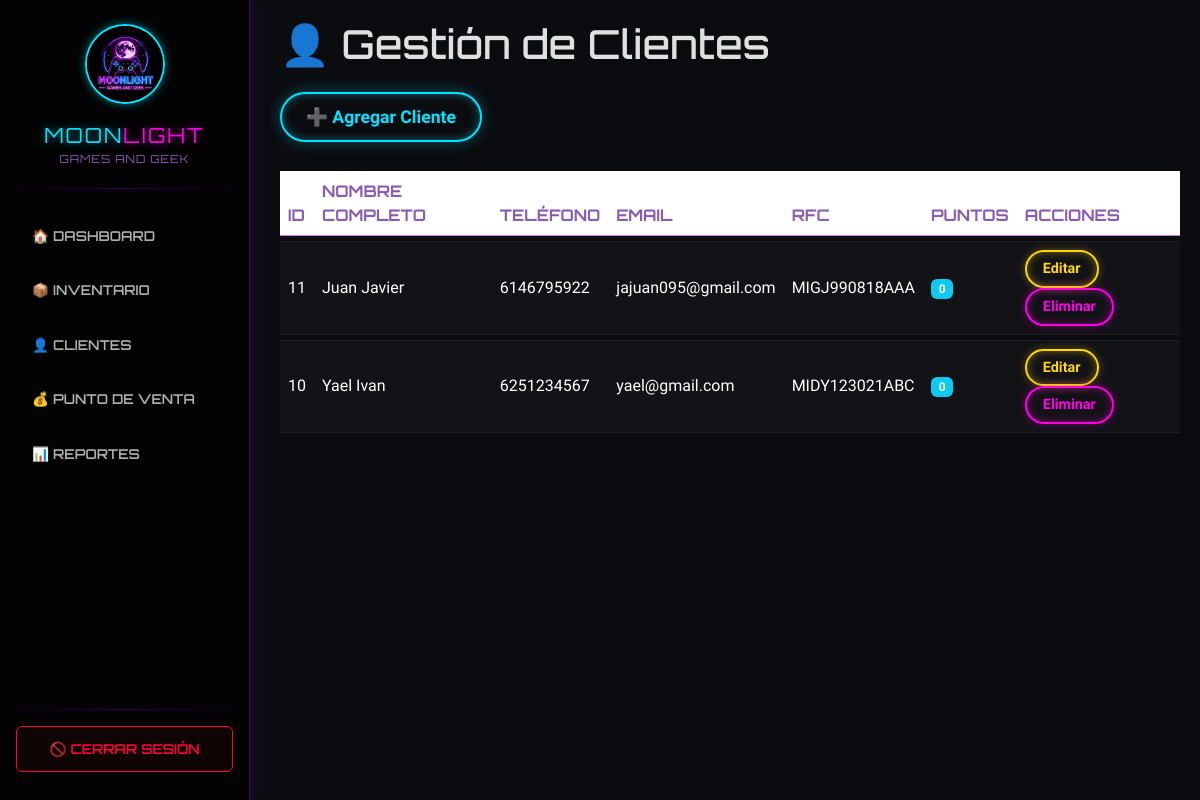
Screenshot of /index.php?controller=Cliente&action=listar (signed in) with the database file from the repository.
### tables this page shows
CREATE TABLE `clientes` (
  `id_cliente` int(11) NOT NULL,
  `nombre` varchar(100) NOT NULL,
  `telefono` varchar(15) DEFAULT NULL,
  `email` varchar(100) DEFAULT NULL,
  `rfc` varchar(13) DEFAULT NULL,
  `puntos_acumulados` int(11) DEFAULT 0,
  `fecha_registro` timestamp NOT NULL DEFAULT current_timestamp()
);

### app/controllers/ClienteController.php (called while the page is built, shortened)
<?php
require_once __DIR__ . '/../models/ClienteModel.php';
class ClienteController {
    public function listar() {
        $model = new ClienteModel();
        $clientes = $model->obtenerTodos();
        require_once $_SERVER['DOCUMENT_ROOT'] . '/MOONLIGHT/public/views/clientes_listado.php';
    }
}

### app/models/conexion.php (called while the page is built)
<?php
class ConexionBD {
    private static $host = 'localhost';
    private static $db_name = 'tienda_videojuegos_db';
    private static $username = 'root';
    private static $password = '';
    private static $conn = null;
    public static function conectar() {
        if (self::$conn === null) {
            try {
                $dsn = "mysql:host=" . self::$host . ";dbname=" . self::$db_name;
                $options = [
                    PDO::ATTR_ERRMODE => PDO::ERRMODE_EXCEPTION,
                    PDO::ATTR_DEFAULT_FETCH_MODE => PDO::FETCH_ASSOC,
                    PDO::MYSQL_ATTR_INIT_COMMAND => "SET NAMES utf8"
                ];
                self::$conn = new PDO($dsn, self::$username, self::$password, $options);
            } catch(PDOException $exception) {
                error_log("Error de conexión PDO: " . $exception->getMessage());
                die("Error al intentar conectar con la base de datos. Por favor, revisa XAMPP.");
            }
        }
        return self::$conn;
    }
}

### app/models/ClienteModel.php (called while the page is built, shortened)
<?php
require_once 'conexion.php';
class ClienteModel {
    private $db;
    public function __construct() {
        $this->db = ConexionBD::conectar();
    }
    public function obtenerTodos() {
        $sql = "SELECT * FROM clientes ORDER BY nombre ASC";
        $stmt = $this->db->query($sql);
        return $stmt->fetchAll(PDO::FETCH_ASSOC);
    }
}

### public/views/clientes_listado.php (the view, shortened to what this page needs)
<!DOCTYPE html>
<html lang="es">
<head>
    <link href="https://cdn.jsdelivr.net/npm/bootstrap@5.3.0/dist/css/bootstrap.min.css" rel="stylesheet">
    <link rel="stylesheet" href="public/css/estilos.css">
</head>
<body>
    <?php require_once 'sidebar.php'; ?>
    <div class="main-content" style="margin-left: 260px; padding: 20px;">
        <h1 class="mb-4">👤 Gestión de Clientes</h1>
        <div class="d-flex justify-content-between mb-4">
            <a href="index.php?controller=Cliente&action=mostrarFormulario" class="btn-neon btn-neon-blue">
                ➕ Agregar Cliente
            </a>
        </div>
        <table class="table table-dark-custom">
            <thead>
                <tr>
                    <th>ID</th>
                    <th>Nombre Completo</th>
                    <th>Teléfono</th>
                    <th>Email</th>
                    <th>RFC</th>
                    <th>Puntos</th>
                    <th>Acciones</th>
                </tr>
            </thead>
            <tbody>
                <?php
                if (isset($clientes) && is_array($clientes) && !empty($clientes)):
                    foreach ($clientes as $c):
                ?>
                <tr>
                    <td><?php echo htmlspecialchars($c['id_cliente']); ?></td>
                    <td><?php echo htmlspecialchars($c['nombre']); ?></td>
                    <td><?php echo htmlspecialchars($c['telefono'] ?? 'N/A'); ?></td>
                    <td><?php echo htmlspecialchars($c['email'] ?? 'N/A'); ?></td>
                    <td><?php echo htmlspecialchars($c['rfc'] ?? 'N/A'); ?></td>
                    <td><span class="badge bg-info"><?php echo htmlspecialchars($c['puntos_acumulados']); ?></span></td>
                    <td>
                        <a href="index.php?controller=Cliente&action=mostrarFormulario&id=<?php echo $c['id_cliente']; ?>" class="btn-neon btn-neon-yellow">Editar</a>
                        <a href="index.php?controller=Cliente&action=eliminar&id=<?php echo $c['id_cliente']; ?>" class="btn-neon btn-neon-pink" onclick="return confirm('¿Está seguro de eliminar a este cliente?');">Eliminar</a>
                    </td>
                </tr>
                <?php
                    endforeach;
                else:
                ?>
                    <tr>
                        <td colspan="7" class="text-center" style="padding: 20px;">No hay clientes registrados en la galaxia.</td>
                    </tr>
                <?php endif; ?>
            </tbody>
        </table>
    </div>
</body>
</html>

### index.php (shortened to what this page needs)
<?php
require_once 'app/models/conexion.php';
require_once 'app/models/ClienteModel.php';
require_once 'app/controllers/ClienteController.php';
$controllerName = isset($_GET['controller']) ? $_GET['controller'] : 'Usuario';
$actionName = isset($_GET['action']) ? $_GET['action'] : 'mostrarLogin';
$controllerClass = $controllerName . 'Controller';
if (class_exists($controllerClass)) {
    $controller = new $controllerClass();
    if (method_exists($controller, $actionName)) {
        $controller->$actionName();
    } else {
        echo "Error 404: Acción '{$actionName}' no fue encontrada.";
    }
} else {
    echo "Error 404: Controlador '{$controllerClass}' no encontrado.";
}

### public/views/sidebar.php
<?php
$baseUrl = 'index.php?controller=';
?>
<head>
    <link rel="stylesheet" href="public/css/estilos.css">
</head>
<div class="sidebar-moonlight p-3" style="width: 250px; height: 100vh; position: fixed; top: 0; left: 0; z-index: 1000;">
    <div class="text-center mb-4 mt-2">
        <img src="public/img/logo.jpg" alt="Logo" style="width: 80px; border-radius: 50%; border: 2px solid #00E5FF; box-shadow: 0 0 10px rgba(0, 229, 255, 0.5);">
        <div class="sidebar-logo-text mt-3">MOON<span>LIGHT</span></div>
        <div style="color: #8A5BB2; font-size: 0.7rem; font-family: 'Orbitron', sans-serif; letter-spacing: 1px;">GAMES AND GEEK</div>
        <hr class="sidebar-divider">
    </div>
    <ul class="nav flex-column">
        <li class="nav-item">
            <a class="btn-sidebar-neon btn-sidebar-magenta text-start w-100" href="<?php echo $baseUrl; ?>Dashboard&action=index">
                🏠 Dashboard
            </a>
        </li>
        <li class="nav-item">
            <a class="btn-sidebar-neon btn-sidebar-cyan text-start w-100" href="<?php echo $baseUrl; ?>Inventario&action=listar">
                📦 Inventario
            </a>
        </li>
        <li class="nav-item">
            <a class="btn-sidebar-neon btn-sidebar-purple text-start w-100" href="<?php echo $baseUrl; ?>Cliente&action=listar">
                👤 Clientes
            </a>
        </li>
        <li class="nav-item">
            <a class="btn-sidebar-neon btn-sidebar-magenta text-start w-100" href="<?php echo $baseUrl; ?>Venta&action=pos">
                💰 Punto de Venta
            </a>
        </li>
        <?php if ($_SESSION['rol'] !== 'Vendedor'): ?>
        <li class="nav-item">
            <a class="btn-sidebar-neon btn-sidebar-cyan text-start w-100" href="<?php echo $baseUrl; ?>Reporte&action=index">
                📊 Reportes
            </a>
        </li>
        <?php endif; ?>
    </ul>
    <hr class="sidebar-divider" style="position: absolute; bottom: 70px; width: calc(100% - 32px);">
    <div style="position: absolute; bottom: 20px; width: calc(100% - 32px);">
        <a href="<?php echo $baseUrl; ?>Usuario&action=logout" class="btn-sidebar-neon btn-sidebar-logout text-center w-100">
            🚫 Cerrar Sesión
        </a>
    </div>
</div>

### public/css/estilos.css (style rules this page uses)
:root { --bg-black: #0b0c10; --text-light: #e0e0e0; --accent-purple: #9F00FF; --accent-magenta: #FF00E5; --accent-cyan: #00E5FF; --accent-yellow: #FFD700; --accent-red: #FF003C; }
body { background-color: var(--bg-black); color: var(--text-light); font-family: 'Rajdhani', sans-serif; min-height: 100vh; margin: 0; }
h1, h2, h3, h4, h5, h6 { font-family: 'Orbitron', sans-serif; }
.main-content { padding: 2rem; max-width: 1200px; margin: 0 auto; }
.sidebar-moonlight { background-color: #030303; border-right: 1px solid rgba(159, 0, 255, 0.4); box-shadow: 5px 0 15px rgba(159, 0, 255, 0.1); }
.sidebar-logo-text { font-family: 'Orbitron', sans-serif; font-size: 1.3rem; color: var(--accent-cyan); text-shadow: 0 0 8px rgba(0, 229, 255, 0.6); letter-spacing: 2px; }
.sidebar-logo-text span { color: var(--accent-magenta); text-shadow: 0 0 8px rgba(255, 0, 229, 0.6); }
.sidebar-divider { border: 0; height: 1px; background: linear-gradient(90deg, transparent, var(--accent-purple), transparent); box-shadow: 0 0 5px rgba(159, 0, 255, 0.8); margin: 20px 0; }
.btn-sidebar-neon { font-family: 'Orbitron', sans-serif; font-weight: 600; text-transform: uppercase; font-size: 0.85rem; border-radius: 6px; padding: 12px 15px; margin-bottom: 8px; transition: all 0.3s ease; text-decoration: none; display: block; color: #B0B0B0; border: 1px solid transparent; }
.btn-sidebar-logout { border: 1px solid var(--accent-red); color: var(--accent-red); background: rgba(255, 51, 51, 0.05); }
.btn-neon { display: inline-flex; align-items: center; justify-content: center; font-family: 'Rajdhani', sans-serif; font-weight: 600; text-decoration: none; background: transparent; border-radius: 50px; transition: all 0.3s ease-in-out; cursor: pointer; }
.btn-neon-blue { padding: 10px 24px; font-size: 1.1rem; border: 2px solid var(--accent-cyan); color: var(--accent-cyan); box-shadow: 0 0 10px rgba(0, 229, 255, 0.4) inset, 0 0 15px rgba(0, 229, 255, 0.3); }
.btn-neon-yellow { padding: 6px 16px; font-size: 0.9rem; border: 2px solid var(--accent-yellow); color: var(--accent-yellow); box-shadow: 0 0 8px rgba(255, 215, 0, 0.4) inset, 0 0 10px rgba(255, 215, 0, 0.3); margin-right: 5px; }
.btn-neon-pink { padding: 6px 16px; font-size: 0.9rem; border: 2px solid var(--accent-magenta); color: var(--accent-magenta); box-shadow: 0 0 8px rgba(255, 0, 229, 0.4) inset, 0 0 10px rgba(255, 0, 229, 0.3); }
.table-dark-custom { color: var(--text-light); margin-top: 20px; border-collapse: separate; border-spacing: 0 5px; }
.table-dark-custom th { color: #8A5BB2; font-family: 'Orbitron', sans-serif; border-bottom: 1px solid rgba(159, 0, 255, 0.5); text-transform: uppercase; }
.table-dark-custom td { background-color: rgba(20, 20, 25, 0.8); color: #FFFFFF !important; border-top: 1px solid rgba(255,255,255,0.05); border-bottom: 1px solid rgba(255,255,255,0.05); vertical-align: middle; }

### rows the page displays
clientes: id_cliente "11", nombre "Juan Javier", telefono "6146795922", email "jajuan095@gmail.com", rfc "MIGJ990818AAA", puntos_acumulados "0"
clientes: id_cliente "10", nombre "Yael Ivan", telefono "6251234567", email "yael@gmail.com", rfc "MIDY123021ABC", puntos_acumulados "0"
